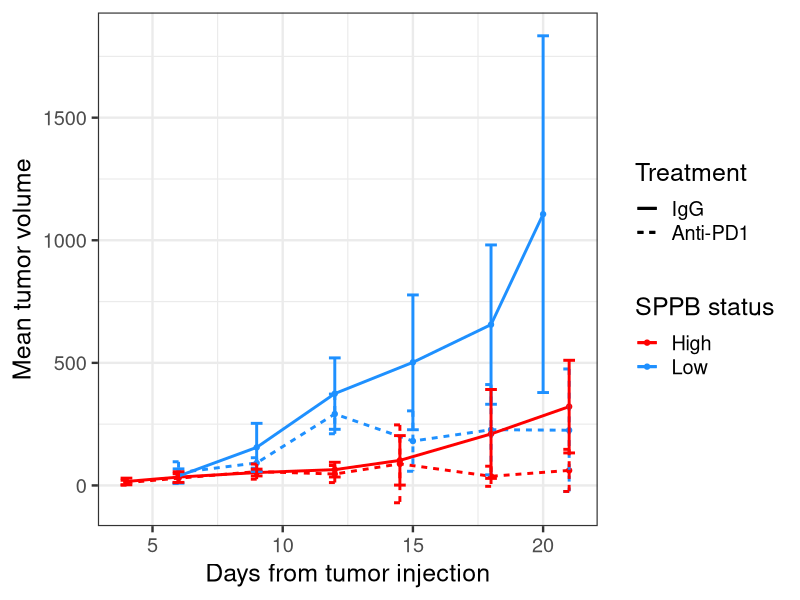
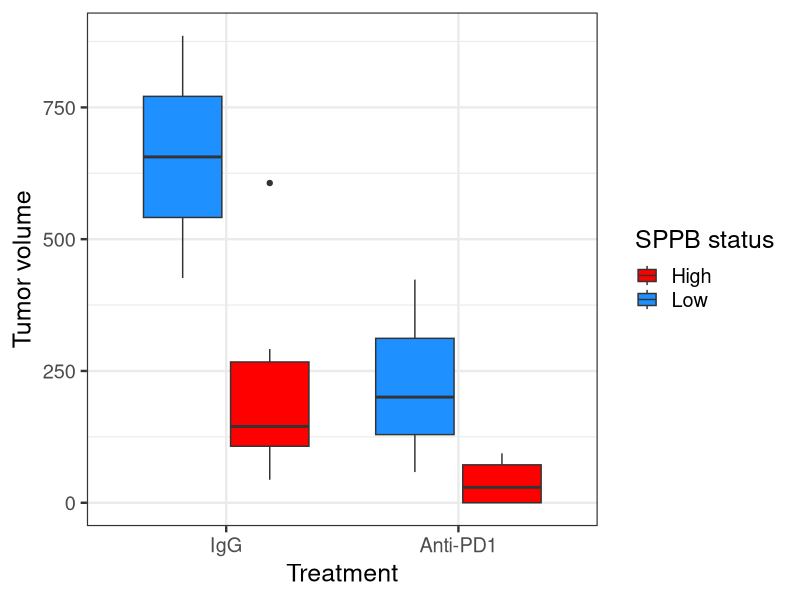
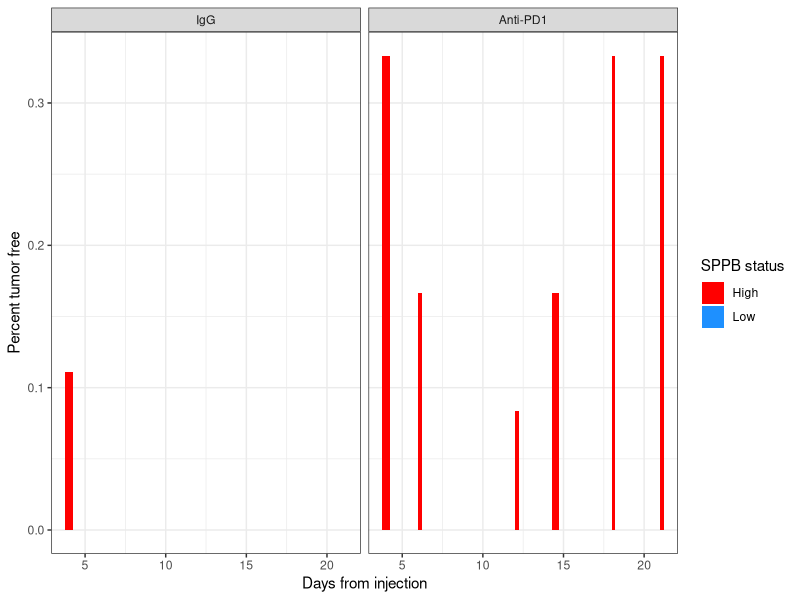
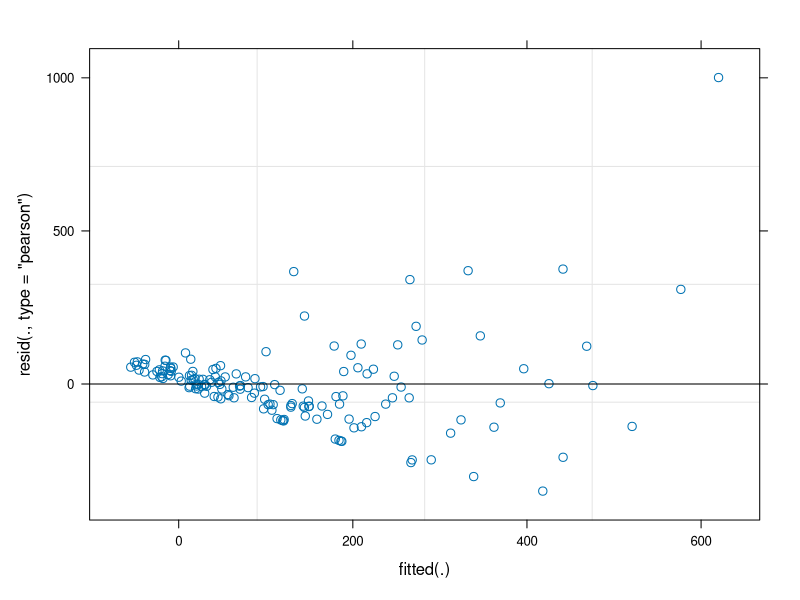
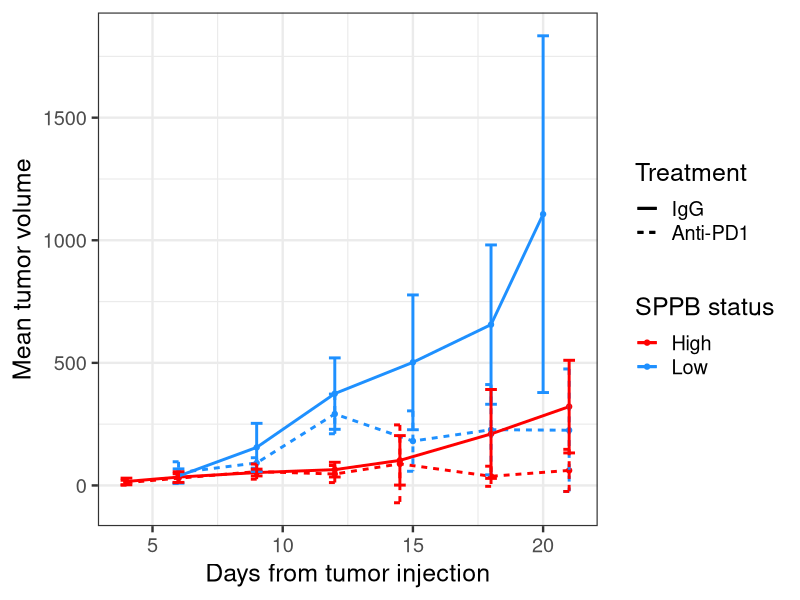
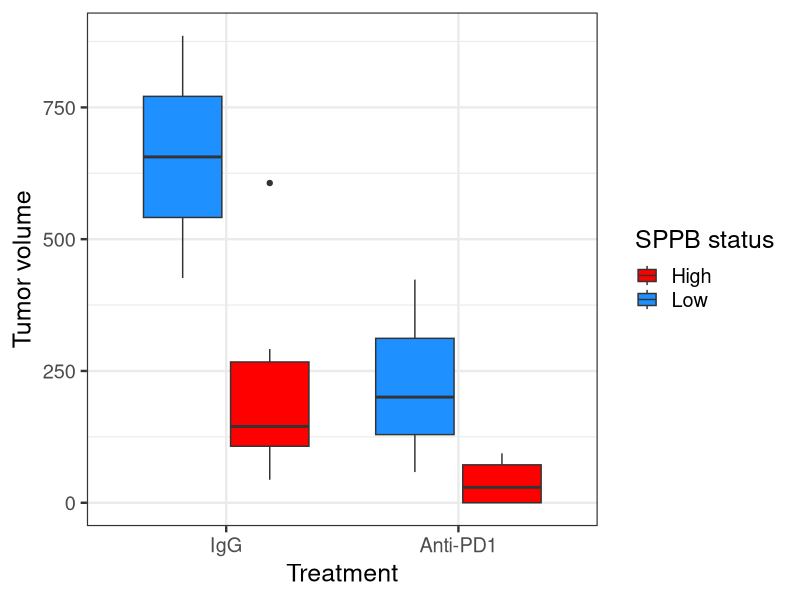
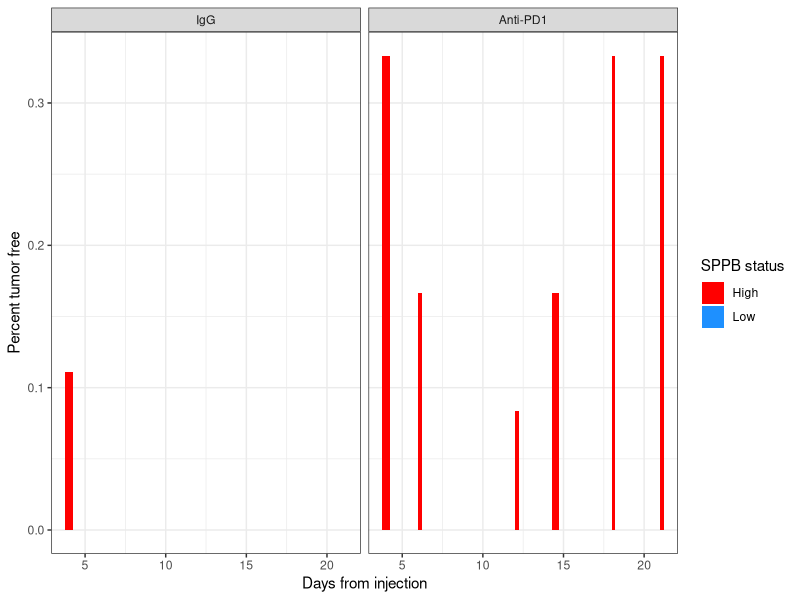

These figures' R source, in order:
## ---- chunk 1
knitr::opts_chunk$set(echo = TRUE)
library(lme4)
library(nlme)
library(lmerTest)
library(lmtest)
library(nortest)
library(readxl)
library(tidyverse)
## ---- chunk 2
all.experiments <- read.csv("../data/2022-08-11_tumor-size_R-formatted.csv") %>%
  mutate(treatment.group = paste(treatment, microbiome.sample, sep = " x "))
## ---- chunk 3
fitness.data <- all.experiments %>%
  filter(experiment %in% c("mimic2", "mimic3", "mimic8")) %>%
  filter(microbiome.sample != "Saline") %>% 
  mutate(SPPB = ifelse(experiment == "mimic2", "Low", "High"),
         treatment = ifelse(grepl("PD1", treatment), "Anti-PD1", "IgG")) %>%
  mutate(SPPB = factor(SPPB)) %>%
  mutate(SPPB = fct_relevel(SPPB, "Low")) %>%
  mutate(treatment = fct_relevel(treatment, "IgG")) %>%
  mutate(days2 = days.from.injection^2) 


linedat <- fitness.data %>%
  group_by(SPPB, treatment, days.from.injection) %>%
  mutate(days.from.injection = ifelse(SPPB == "High" &
                                        days.from.injection %in% c(14,15),
                                      14.5,
                                      days.from.injection)) %>%
  summarise(mean.vol = mean(tumor.volume),
            sd.vol = sqrt(var(tumor.volume))) %>%
  mutate(confint.low = mean.vol - sd.vol,
         confint.high = mean.vol + sd.vol,
         # confint.low = ifelse(confint.low < 0, 0, confint.low)
         trgrp = paste0(treatment, SPPB))

boxdat <- fitness.data %>%
  # group_by(SPPB, treatment) %>%
  # mutate(maxtime = max(days.from.injection)) %>%
  # ungroup()%>%
  # filter(days.from.injection == maxtime)
  filter(days.from.injection == 18)

nmice <- fitness.data %>%
  select(SPPB, treatment, unique.mouse.id) %>%
  distinct() %>%
  group_by(SPPB, treatment) %>%
  tally()

tumorfree <- fitness.data %>%
  mutate(days.from.injection = ifelse(SPPB == "High" &
                                        days.from.injection %in% c(14,15),
                                      14.5,
                                      days.from.injection)) %>%
  group_by(days.from.injection, treatment, SPPB) %>%
  mutate(notum = tumor.volume == 0) %>%
  summarise(n.free = sum(notum)) %>%
  left_join(nmice) %>%
  mutate(percent.free = n.free/n)
## ---- chunk 4
linedat %>%
  ggplot(aes(x = days.from.injection, y = mean.vol, color = SPPB, group = trgrp,
             linetype = treatment)) +
  geom_point() +
  geom_line(lwd = 1) +
  geom_errorbar(aes(ymin = confint.low, ymax = confint.high), lwd = 1) +
  labs(x = "Days from tumor injection", y = "Mean tumor volume") +
  scale_color_manual(breaks = c("High", "Low"), values = c("red", "dodgerblue"),
                     name = "SPPB status") +
  scale_linetype(name = "Treatment") +
  theme_bw(base_size = 18)
  ggsave("../figures/fitness_longitudinal-tumor-volume.png", 
         height = 6, width = 8)
## ---- chunk 5
boxdat %>%
  ggplot(aes(x = treatment, y = tumor.volume, fill = SPPB)) +
  geom_boxplot() +
  labs(x = "Treatment", y = "Tumor volume") +
  scale_fill_manual(breaks = c("High", "Low"),
                    values = c("red", "dodgerblue"),
                    name = "SPPB status") +
  theme_bw(base_size = 18)
ggsave("../figures/fitness_boxplot_final-timepoint.png",
       height = 6, width = 6)
## ---- chunk 6
tumorfree %>%
  ggplot(aes(x = days.from.injection, y = percent.free, fill = SPPB)) +
  facet_wrap(vars(treatment)) +
  geom_col(position = "dodge") +
  labs(x = "Days from injection", y = "Percent tumor free") +
  scale_fill_manual(breaks = c("High", "Low"),
                    values = c("red", "dodgerblue"),
                    name = "SPPB status") +
  theme_bw()
ggsave("../figures/fitness_percent-mice-tumorfree.png")
## ---- chunk 7
fitness.data %>%
  group_by(unique.mouse.id) %>%
  filter(days.from.injection == max(days.from.injection)) %>%
  mutate(tumor.free =  if_else(tumor.volume > 0, 
                                   true = 0, 
                                   false = 1)) %>%
  group_by(treatment, SPPB) %>%
  summarize(frac.cured = sum(tumor.free) /length(tumor.free))
  
## ---- chunk 8
m.1 <- lmer(tumor.volume ~ days.from.injection + days2 + treatment * SPPB + (1|unique.mouse.id),
              data = fitness.data)
summary(m.1)
plot(m.1)
